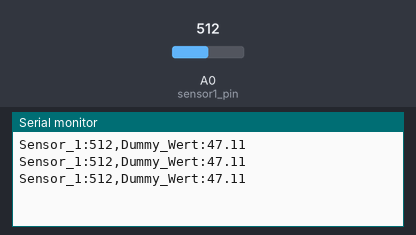
Simulated run of this sketch. Board: Arduino Uno, built with avr-gcc and run on an emulated ATmega328P. Shown: the last lines printed to the serial monitor. The test bench sets the inputs (shaded band); at power-on: A0 (sensor1_pin) = 512.

Above: at 1.7 s.
1.8 s: A0 (sensor1_pin) set to 716
At 2.4 s:
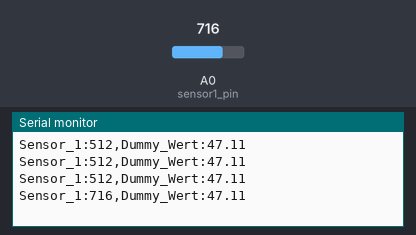
3.3 s: A0 (sensor1_pin) set to 900
At 3.9 s:
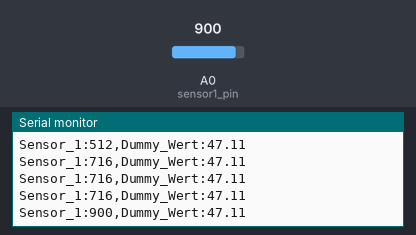
Timing chart, 0 to 6.3 s (numbered marks = the images above; inputs shaded):
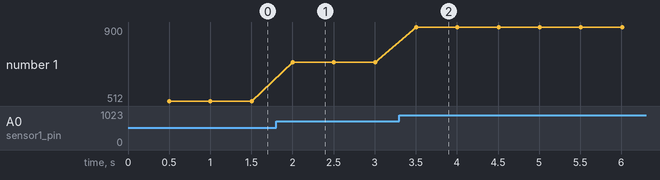

Measured:
- after the input at 1.8 s, the serial monitor: prints a new line after 0.20 s (image 1)
- after the input at 3.3 s, the serial monitor: prints a new line after 0.21 s (image 2)
- plotted number 1: 512 → 716 after the input at 1.8 s, 716 → 900 after the input at 3.3 s

The sketch:

Hallo_Plotter.ino
```cpp
/* Hallo serieller Plotter
 * =======================
 *
 * Dieses Beispiel misst eine analoge Spannung am Analogeingang A0 und stellt sie mit dem seriellen Plotter
 * der Arduino IDE grafisch dar. Hier wird jede halbe Sekunde ein Wert gemessen und im Format "Name:Wert"
 * auf der seriellen Konsole ausgegeben.
 *
 * HINWEISE:
 *
 *  - Alle Messwerte müssen in einer Zeile gesendet werden.
 *  - Die Zeile darf keine Leerzeichen beinhalten.
 *  - Vor jedem Messwert steht ein Name gefolgt von einem Doppelpunkt.
 *  - Mehrere Messwerte von unterschiedlichen Sensoren werden mit Komma getrennt.
 *
 * BEISPIEL:
 *
 *   Sensor_1:227,Sensor_2:412
 *   Sensor_1:235,Sensor_2:376
 *   Sensor_1:249,Sensor_2:342
 *   ...
 *
 * Relevante Dokumentation
 * -----------------------
 *
 * - Arudino Dokumentation:  https://docs.arduino.cc/programming/
 * - Serielle Kommunikation: https://docs.arduino.cc/language-reference/en/functions/communication/serial/
 * - Funktion pinMode():     https://docs.arduino.cc/language-reference/en/functions/digital-io/pinmode/
 * - Funktion analogRead():  https://docs.arduino.cc/language-reference/en/functions/analog-io/analogRead/
 * - Funktion delay():       https://docs.arduino.cc/language-reference/en/functions/time/delay/
 */

constexpr int sensor1_pin = A0;

/**
 * Initialisierungen bei Programmstart
 */
void setup() {
  delay(500);
  pinMode(sensor1_pin, INPUT);
  Serial.begin(9600);
}

/**
 * Als Endlosschleife laufende Hauptverarbeitungslogik
 */
void loop() {
  int value1 = analogRead(sensor1_pin);

  Serial.print("Sensor_1:");
  Serial.print(value1);
  Serial.print(",");
  Serial.print("Dummy_Wert:");
  Serial.print(47.11);
  Serial.print("\n");

  delay(500);
}
```
